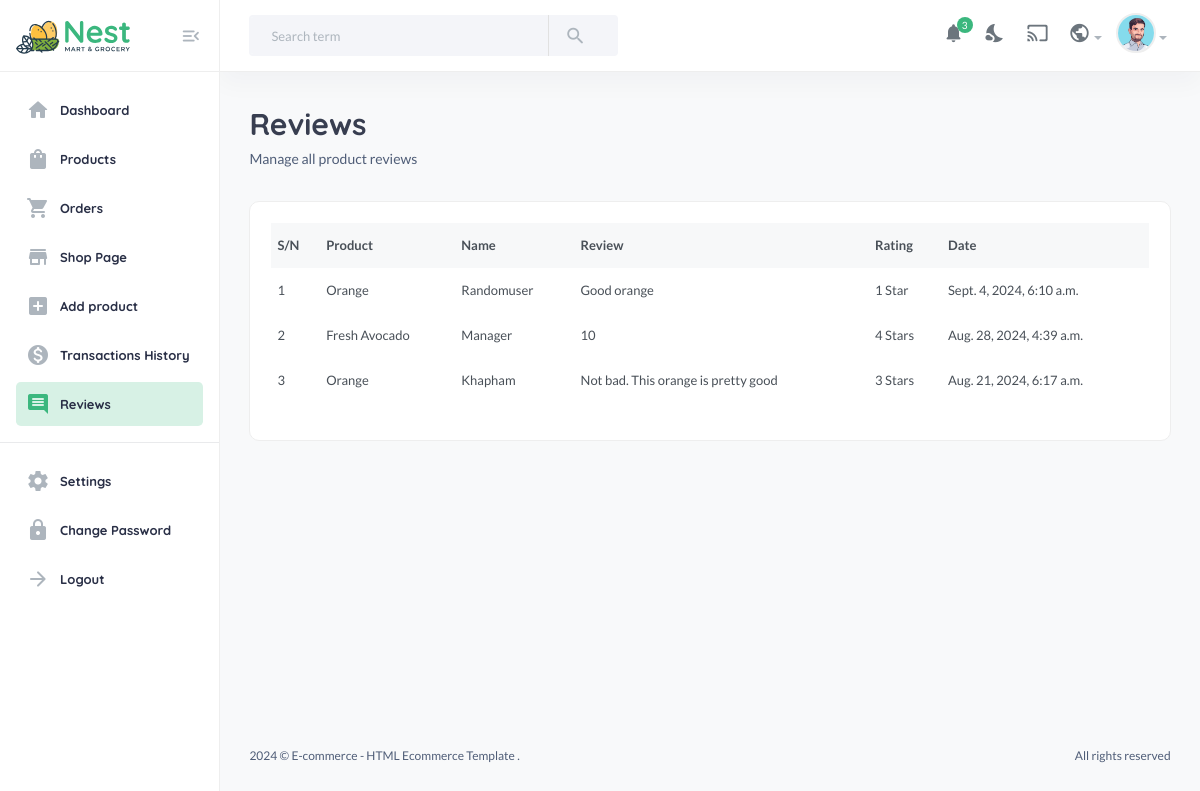
Page /useradmin/reviews/ (signed in) on the earlier database version.
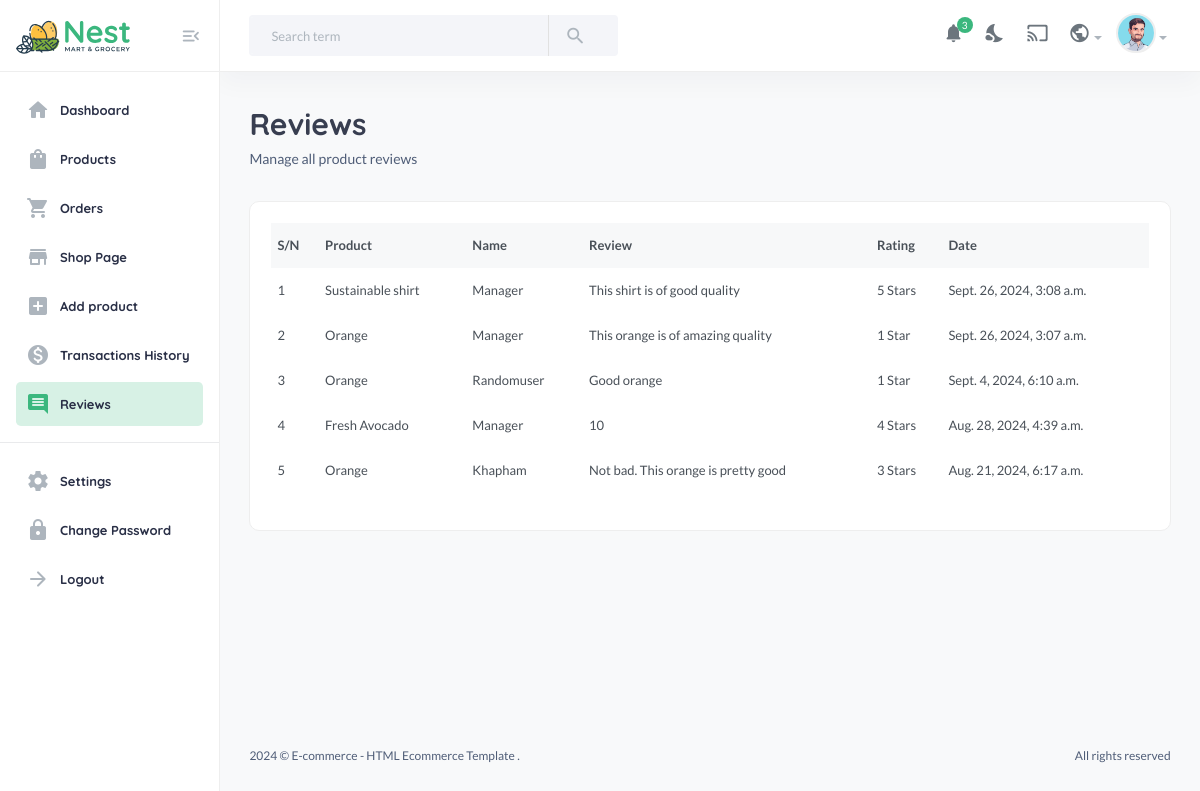
Same page on the later database version.
### core/models.py (models this page shows, shortened)
class ProductReview(models.Model):
    user = models.ForeignKey(User, on_delete=models.SET_NULL, null=True)
    product = models.ForeignKey(Product, on_delete=models.SET_NULL, null=True, related_name="reviews")
    review = models.TextField()
    rating = models.IntegerField(choices=RATING, default=None)
    date = models.DateTimeField(auto_now_add=True)
    class Meta:
        verbose_name_plural = "Product Reviews"

class Product(models.Model):
    pid = ShortUUIDField(unique=True, length=10, prefix="prd")
    title = models.CharField(max_length=255, default="New product")
    image = models.ImageField(upload_to=user_directory_path, default="product.jpg")
    description = CKEditor5Field(null=True, blank=True, default="This is the new product", config_name="extends")
    user = models.ForeignKey(User, on_delete=models.SET_NULL, null=True)
    category = models.ForeignKey(Category, on_delete=models.SET_NULL, null=True, related_name="products")
    vendor = models.ForeignKey(Vendor, on_delete=models.SET_NULL, null=True, related_name="products")
    price = models.DecimalField(max_digits=6, decimal_places=2, default="1.99")
    old_price = models.DecimalField(max_digits=6, decimal_places=2, default="2.99")
    specifications = CKEditor5Field(null=True, blank=True, config_name="extends")
    type = models.CharField(max_length=255, default="Organic", null=True, blank=True)
    stock = models.IntegerField(default=10, null=True, blank=True)
    life = models.CharField(max_length=100, default="100 Days", null=True, blank=True)
    mfg = models.DateTimeField(auto_now_add=False, null=True, blank=True)
    tags = TaggableManager(blank=True)
    product_status = models.CharField(choices=STATUSES, max_length=10, default="in_review")
    status = models.BooleanField(default=True)
    in_stock = models.BooleanField(default=True)
    featured = models.BooleanField(default=False)
    digital =  models.BooleanField(default=False)
    sku = ShortUUIDField(unique=True, length=4, max_length=10, prefix="sku", alphabet="1234567890")
    date = models.DateTimeField(auto_now_add=True)
    updated = models.DateTimeField(null=True, blank=True)
    class Meta:
        verbose_name_plural = "Products"

### userauths/models.py (models this page shows)
class User(AbstractUser):
    email = models.EmailField(unique=True, null=False)
    username = models.CharField(max_length=255)
    bio = models.CharField(max_length=255)
    USERNAME_FIELD = "email"
    REQUIRED_FIELDS = ['username']
    def __str__(self):
        return self.username

### useradmin/decorators.py (the view)
    def wrapper(request, *args, **kwargs):
        if not request.user.is_superuser:
            messages.warning(request, "You are not authorized to access this page.")
            return redirect('userauths:sign-in')
        return view_function(request, *args, **kwargs)

### core/context_processors.py (called while the page is built)
def default(request):
    categories = Category.objects.all()
    vendors = Vendor.objects.all()
    min_max_price = Product.objects.aggregate(Min("price"), Max("price"))
    user_wishlist = []
    if request.user.is_authenticated:
        user_wishlist = [item.product.pid for item in WishList.objects.filter(user=request.user)]
    try:
        address = Address.objects.get(user=request.user)
    except:
        address = None
    return {
        'categories': categories,
        'vendors': vendors,
        'address': address,
        'min_max_price': min_max_price,
        'user_wishlist': user_wishlist,
    }

### useradmin/views.py (called while the page is built)
@admin_required
def reviews(request):
    reviews = ProductReview.objects.all().order_by("-date")
    context = {
        "reviews": reviews,
    }
    return render(request, "useradmin/reviews.html", context)

### templates/useradmin/reviews.html
{% extends 'useradmin/base.html' %}
{% load static %}
{% block content %}
<section class="content-main">
    <div class="content-header">
        <div>
            <h2 class="content-title card-title">Reviews</h2>
            <p>Manage all product reviews</p>
        </div>
    </div>
    <div class="card mb-4">
        <div class="card-body">
            <div class="table-responsive">
                <table class="table table-hover">
                    <thead>
                        <tr>
                            <th>S/N</th>
                            <th>Product</th>
                            <th>Name</th>
                            <th>Review</th>
                            <th>Rating</th>
                            <th>Date</th>
                        </tr>
                    </thead>
                    <tbody>
                        {% for review in reviews %}
                        <tr>
                            <td>{{forloop.counter}}</td>
                            <td><b>{{review.product.title}}</b></td>
                            <td>{{review.user|title}}</td>
                            <td>{{review.review}}</td>
                            <td>{{review.rating}} Star{{review.rating|pluralize}}</td>
                            <td>{{review.date}}</td>
                        </tr>
                        {% endfor %}
                    </tbody>
                </table>
            </div>
        </div>
    </div>
</section>
{% endblock %}

Differences in the rows shown:
added ProductReview: product "Sustainable shirt", user "Manager", review "This shirt is of good quality", rating "5", date "Sept. 26, 2024, 3:08 a.m."
added ProductReview: product "Orange", user "Manager", review "This orange is of amazing quality", rating "1", date "Sept. 26, 2024, 3:07 a.m."
